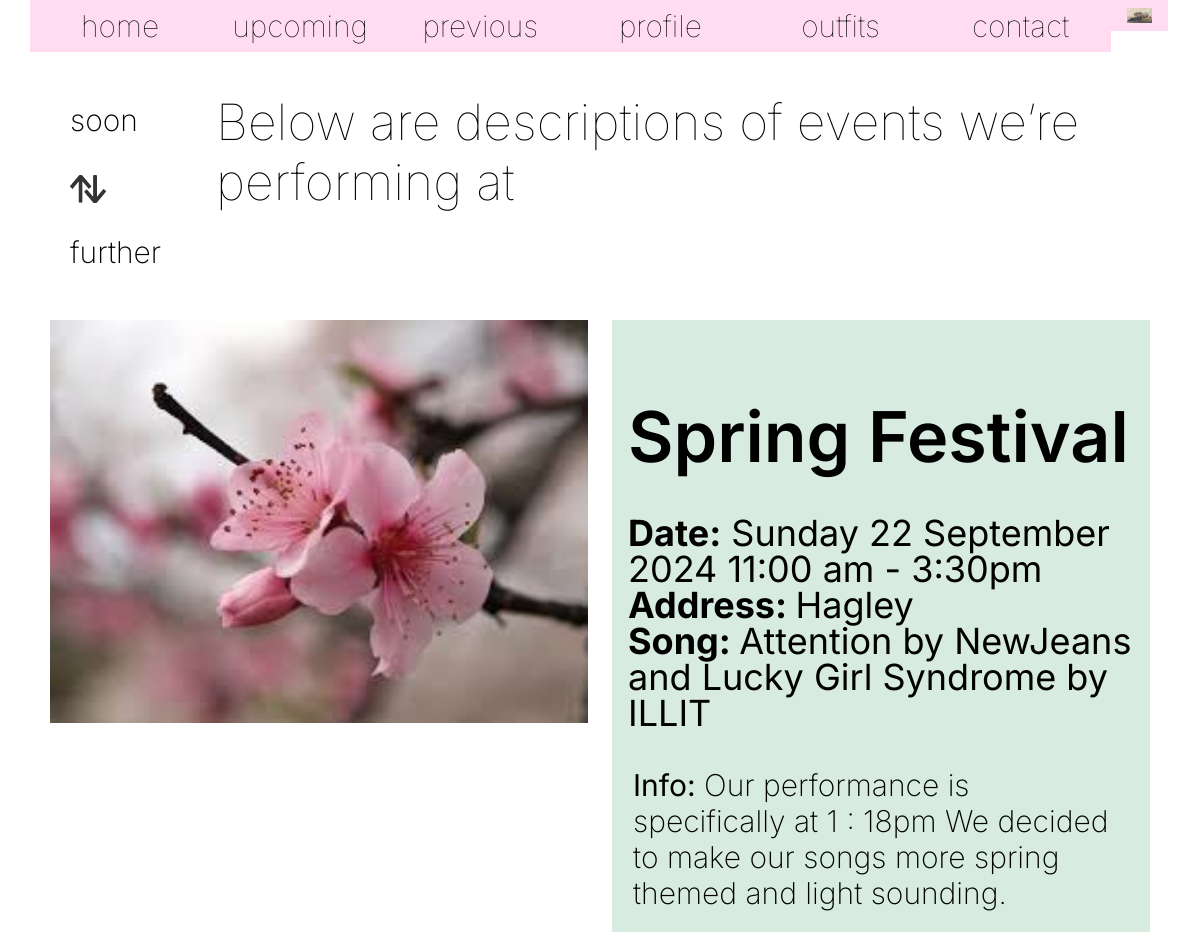
The page /previous (upper part) on the database as committed earlier.
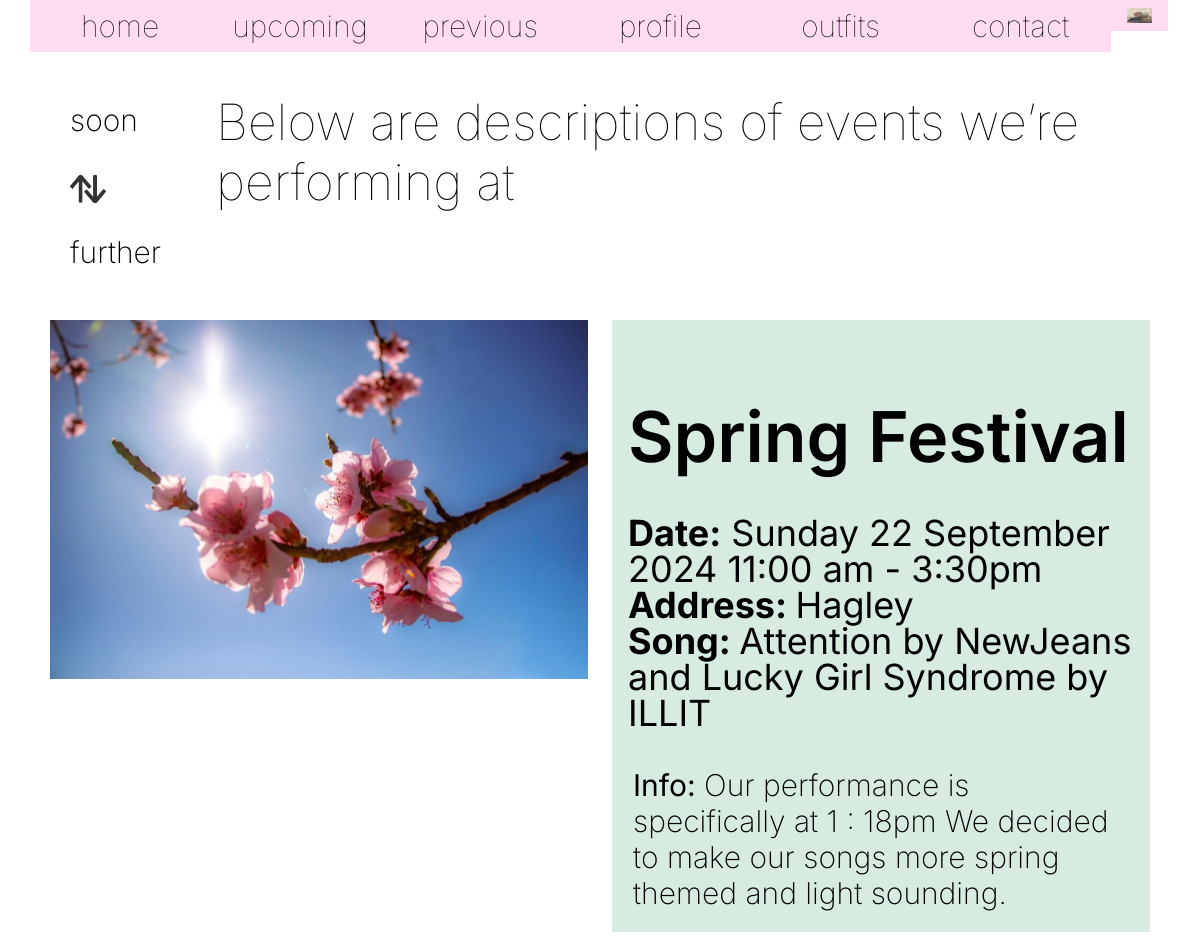
The same page on the database as committed later.
### tables this page shows
CREATE TABLE Event (Title TEXT, id INTEGER UNIQUE PRIMARY KEY AUTOINCREMENT, Date_show TEXT, Address TEXT, Song TEXT, Info TEXT, Time TEXT, Img TEXT, alt TEXT, Status TEXT, Dateorder TEXT);

### codewebsite.py (the view)
@app.route('/previous')
def previous():
    db = sqlite3.connect(DATABASE)
    cursor = db.cursor()
    sql = "SELECT * FROM Event WHERE Status ='p' ORDER BY Dateorder DESC;"
    cursor.execute(sql)
    title = cursor.fetchall()
    db.close()
    print(title)
    return render_template('previous.html', title=title)

### templates/previous.html
{% extends 'layout.html' %}
{% block body %}
    <section class="left-mini">
    <div class="left-mini-mini">
        <p>soon</p>
        <img class="arrowupdown" src="/static/images/Updownarrow.png" alt="arrow that goes and and arrow that goes down">
        <p>further</p>
    </div>
    <div class="description">
        <h5 class="mini-description-word">Below are descriptions of events we’re performing at</h5>
    </div>
    </section>
    {% for item in title %}
    <section class="upcoming-main-left-small">
        <div class="upcoming-main-left-side">
            <img src="/static/images/{{ item[7] }}" alt="{{ item[8] }}">
        </div>
        <div class="upcoming-main-right-side">
            <h1 class="upcoming-title">{{ item[0] }}</h1>
            <h3 class="upcoming-details"><strong>Date:</strong> {{ item[2] }} {{ item[6] }}<br><strong>Address: </strong> {{ item[3] }}
                <br><strong>Song: </strong> {{ item[4] }}</h3>
            <p class="upcoming-info"><strong>Info:</strong> {{ item[5] }}</p>
        </div>
    </section>
    {% endfor %}
{% endblock %}

### templates/layout.html (shortened to what this page needs)
<!DOCTYPE html>
<html lang="en">
<head>
    <link rel="stylesheet" href="w3.css">
    <link rel="stylesheet" href="/static/w3.css">
    <link rel="stylesheet" href="/static/styles.css">
</head>
<div class="w3-bar">
    <a href="/" class="w3-bar-item w3-button w3-hover-pale-blue" style="width:15.8%">home</a>
    <a href="upcoming" class="w3-bar-item w3-button w3-hover-pale-blue" style="width:15.8%">upcoming</a>
    <a href="previous" class="w3-bar-item w3-button w3-hover-pale-blue" style="width:15.8%">previous</a>
    <a href="profile" class="w3-bar-item w3-button w3-hover-pale-blue" style="width:15.8%">profile</a>
    <a href="outfits" class="w3-bar-item w3-button w3-hover-pale-blue" style="width:15.8%">outfits</a>
    <a href="contact" class="w3-bar-item w3-button w3-hover-pale-blue" style="width:15.8%">contact</a>
    <img  src="/static/images/pig.jpg" alt="logo"class="w3-bar-item" style="width:5%"></img>
  </div>
<body>
    {% block body %}
    {% endblock %}
</body>

### static/w3.css (style rules this page uses)
*,*:before,*:after { box-sizing:inherit }
html { -ms-text-size-adjust:100%;-webkit-text-size-adjust:100% }
body { margin:0 }
article,aside,details,figcaption,figure,footer,header,main,menu,nav,section { display:block }
a { background-color:transparent }
b,strong { font-weight:bolder }
img { border-style:none }
img { vertical-align:middle }
a { color:inherit }
.w3-btn,.w3-button { border:none;display:inline-block;padding:8px 16px;vertical-align:middle;overflow:hidden;text-decoration:none;color:inherit;background-color:inherit;text-align:center;cursor:pointer;white-space:nowrap }
.w3-btn,.w3-button { -webkit-touch-callout:none;-webkit-user-select:none;-khtml-user-select:none;-moz-user-select:none;-ms-user-select:none;user-select:none }
.w3-bar { width:100%;overflow:hidden }
.w3-bar .w3-bar-item { padding:8px 16px;float:left;width:auto;border:none;display:block;outline:0 }
.w3-bar .w3-button { white-space:normal }
.w3-container:after,.w3-container:before,.w3-panel:after,.w3-panel:before,.w3-row:after,.w3-row:before,.w3-row-padding:after,.w3-row-padding:before, .w3-cell-row:before,.w3-cell-row:after,.w3-clear:after,.w3-clear:before,.w3-bar:before,.w3-bar:after { content:"";display:table;clear:both }

### static/styles.css (style rules this page uses)
body { font-family: "Inter", sans-serif; font-weight: 100; margin: auto; width: 95%; }
h1 { font-size: 70px; font-weight: 600; }
h3 { font-size: 36px; font-weight: 400; }
p { font-size: 30px; font-weight: 200; }
img { width: 100%; }
.w3-bar-item { font-size: 30px; background-color: #ffdcf2; }
.left-mini { display: grid; grid-template-columns: 10% 90%; margin: 20px 40px; }
.left-mini-mini { font-size: 30px; font-weight: 200; width: 60px }
.arrowupdown { width: 60% }
.mini-description-word { font-size: 50px; margin: 20px 40px; font-weight: 10; }
.upcoming-main-left-small { display: grid; grid-template-columns: 1fr 1fr; gap: 1.5em; margin: 20px; }
.upcoming-main-right-side { background-color: #d7ebe0; padding: 1em; }
.upcoming-title { margin-bottom: 10px; }
.upcoming-details { line-height: 1; }
.upcoming-info { margin: 5px; }

Rows that differ between the two databases and show on the page:
changed Event "Spring Festival": Img: a different picture
